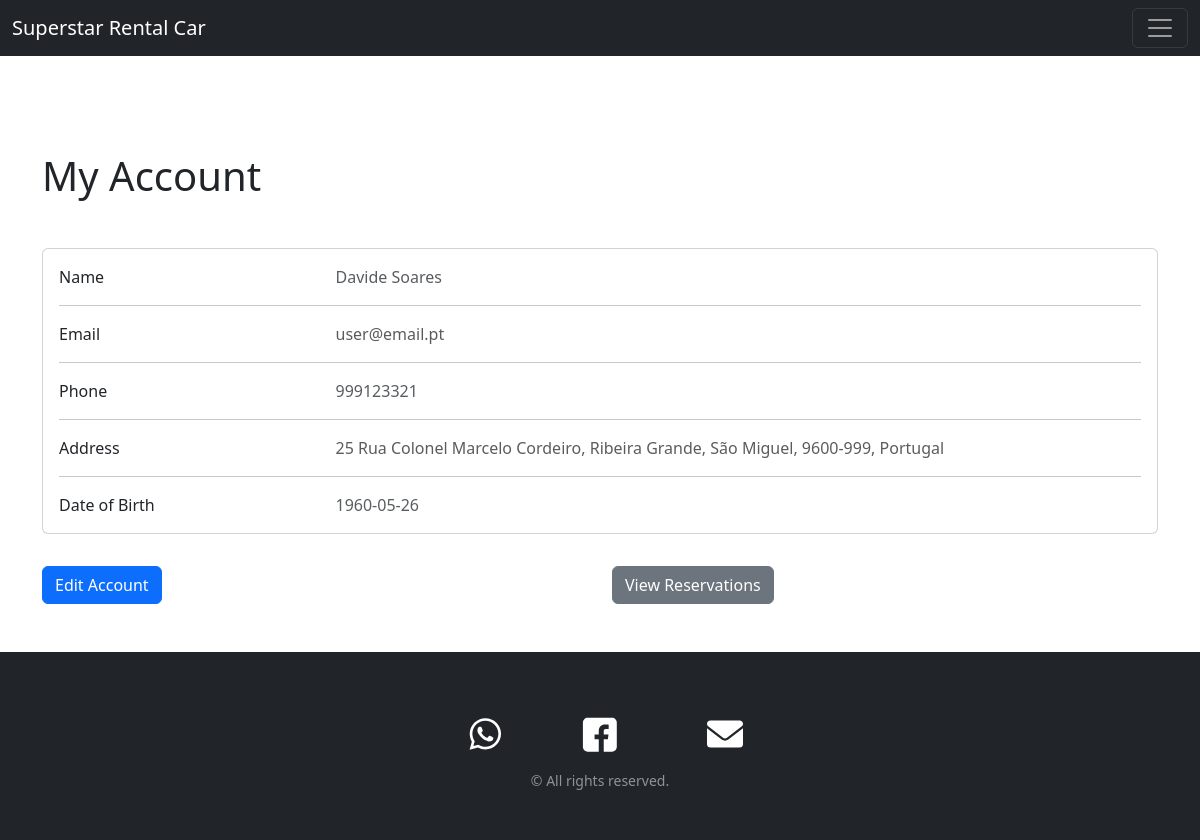
Screenshot of /project/src/html/userView.php (signed in) with the database file from the repository.
### tables this page shows
CREATE TABLE IF NOT EXISTS user (
    id INT UNSIGNED NOT NULL AUTO_INCREMENT,
     
    email VARCHAR(90) NOT NULL,
    passwordHash VARCHAR(200) NOT NULL,
    name VARCHAR(90) NOT NULL,
    dateOfBirth DATE NOT NULL,
    address_id INT UNSIGNED NOT NULL,
    phone VARCHAR(25) NOT NULL,
    isAdmin BOOLEAN NOT NULL DEFAULT FALSE,
    isArchived BOOLEAN NOT NULL DEFAULT FALSE,
    PRIMARY KEY(id),
    CONSTRAINT fk_user_address
        FOREIGN KEY (address_id)
        REFERENCES address(id),
    CONSTRAINT UNIQUE (email)
);

CREATE TABLE IF NOT EXISTS address (
    id INT UNSIGNED NOT NULL AUTO_INCREMENT,
    street VARCHAR(90) NOT NULL,
    doorNumber VARCHAR(10),
    apartmentNr VARCHAR(10),
    city VARCHAR(45) NOT NULL,
    district VARCHAR(45) NOT NULL,
    postalCode VARCHAR(15) NOT NULL,
    country_id INT UNSIGNED NOT NULL,
    PRIMARY KEY (id),
    CONSTRAINT fk_address_country
        FOREIGN KEY (country_id)
        REFERENCES country(id)
);

CREATE TABLE IF NOT EXISTS country (
    id INT UNSIGNED NOT NULL AUTO_INCREMENT,
    name VARCHAR(45) NOT NULL,
    code VARCHAR(6) NOT NULL,
    PRIMARY KEY (id)
);

### project/lib/RentACar/DBModel.php (called while the page is built, shortened)
<?php
trait DBModel
{
    public static function find(int $id, string $tableName = ''): self
    {
        $connection = MyConnect::getInstance()->getConnection();
        if ($tableName === '') {
            $class_parts = explode('\\', static::class);
            $tableName = end($class_parts);
            $tableName = self::camelToSnake($tableName);
        }
        $sql = "SELECT * FROM " . $tableName . " WHERE id = ?";
        $stmt = $connection->prepare($sql);
        $stmt->execute([$id]);
        $result = $stmt->fetchObject(static::class);
        return $result;
    }
    public function loadRelation(string $relationName, string $tableName = ''): self
    {
        if ($tableName === '') {
            $tableName = $relationName;
        }
        $className = 'RentACar\\' . self::snakeToCamel($tableName);
        $this->{$relationName} = $className::find($this->{$relationName . '_id'}, $tableName);
        return $this;
    }
    public static function camelToSnake($camelCase): string
    {
        $result = '';
        for ($i = 0; $i < strlen($camelCase); $i++) {
            $char = $camelCase[$i];
            if (ctype_upper($char)) {
                $result .= '_' . strtolower($char);
            } else {
                $result .= $char;
            }
        }
        return ltrim($result, '_');
    }
    public static function snakeToCamel($string, $capitalizeFirstCharacter = true): string
    {
        $str = str_replace(' ', '', ucwords(str_replace('_', ' ', $string)));
        return $str;
    }
}

### project/lib/RentACar/Profile.php (called while the page is built, shortened)
<?php
abstract class Profile {
    protected ?string $name = null;
    protected ?string $email = null;
    protected ?string $dateOfBirth = null;
    protected ?string $phone = null;
    protected ?Address $address = null;
    public function getName(): string
    {
        return $this->name;
    }
    public function getEmail(): string
    {
        return $this->email;
    }
    public function getDateOfBirth(): string
    {
        return $this->dateOfBirth;
    }
    public function getAddress(): Address
    {
        return $this->address;
    }
    public function getPhone(): string
    {
        return $this->phone;
    }
}

### project/lib/RentACar/Address.php (called while the page is built, shortened)
<?php
class Address {
    protected ?string $street = null;
    protected ?string $doorNumber = null;
    protected ?string $city = null;
    protected ?string $district = null;
    protected ?string $postalCode = null;
    protected ?Country $country = null;
    public function getCountry()
    {
        return $this->country;
    }
    public function __toString() : string
    {
        $addressString = $this->doorNumber . ' ' . $this->street;
        $addressString .= ', ' . $this->city . ', ' . $this->district . ', ' . $this->postalCode . ', ' . $this->getCountry()->getName();
        return $addressString;
    }
}

### project/lib/RentACar/Country.php (called while the page is built, shortened)
<?php
class Country {
    protected ?string $name = null;
    public function getName(): string
    {
        return $this->name;
    }
}

### project/src/html/userView.php (the view, shortened to what this page needs)
<?php
require_once $_SERVER['DOCUMENT_ROOT'] . '/src/html/components/header.php';
$user = User::find($_SESSION['logged_id']);
$user->loadRelation('address');
$user->getAddress()->loadRelation('country');
$address = $user->getAddress();
echo getHeader();
?>
<body>
    <?php include $_SERVER['DOCUMENT_ROOT'] . '/src/html/components/navbar.inc.php'; ?>
    <div class="container mt-5">
        <div class="row">
            <div class="col">
                <h1 class="my-5">My Account</h1>
            </div>
        </div>
        <div class="row mb-2">
            <div class="col">
                <div class="card mb-4">
                    <div class="card-body">
                        <div class="row">
                            <div class="col-sm-3">
                                <p class="mb-0">Name</p>
                            </div>
                            <div class="col-sm-9">
                                <p class="text-muted mb-0"><?php echo $user->getName(); ?></p>
                            </div>
                        </div>
                        <hr>
                        <div class="row">
                            <div class="col-sm-3">
                                <p class="mb-0">Email</p>
                            </div>
                            <div class="col-sm-9">
                                <p class="text-muted mb-0"><?php echo $user->getEmail(); ?></p>
                            </div>
                        </div>
                        <hr>
                        <div class="row">
                            <div class="col-sm-3">
                                <p class="mb-0">Phone</p>
                            </div>
                            <div class="col-sm-9">
                                <p class="text-muted mb-0"><?php echo $user->getPhone(); ?></p>
                            </div>
                        </div>
                        <hr>
                        <div class="row">
                            <div class="col-sm-3">
                                <p class="mb-0">Address</p>
                            </div>
                            <div class="col-sm-9">
                                <p class="text-muted mb-0"><?php echo $address; ?></p>
                            </div>
                        </div>
                        <hr>
                        <div class="row">
                            <div class="col-sm-3">
                                <p class="mb-0">Date of Birth</p>
                            </div>
                            <div class="col-sm-9">
                                <p class="text-muted mb-0"><?php echo $user->getDateOfBirth(); ?></p>
                            </div>
                        </div>
                    </div>
                </div>
            </div>
        </div>
        <div class="row">
            <div class="col">
                <a href="/src/html/userEdit.php" class="btn btn-primary">Edit Account</a>
            </div>
            <div class="col">
                <a href="/src/html/reservations.php" class="btn btn-secondary">View Reservations</a>
            </div>
        </div>
    </div>
</body>
</html>

### project/src/css/style.css (style rules this page uses)
body { min-height: 100vh; display: flex; flex-direction: column; justify-content: space-between; }
body > .container { flex-grow: 1; }

### rows the page displays
user: name "Davide Soares", email "user@email.pt", phone "999123321", dateOfBirth "1960-05-26"
address: address "25 Rua Colonel Marcelo Cordeiro, Ribeira Grande, São Miguel, 9600-999, Portugal"
